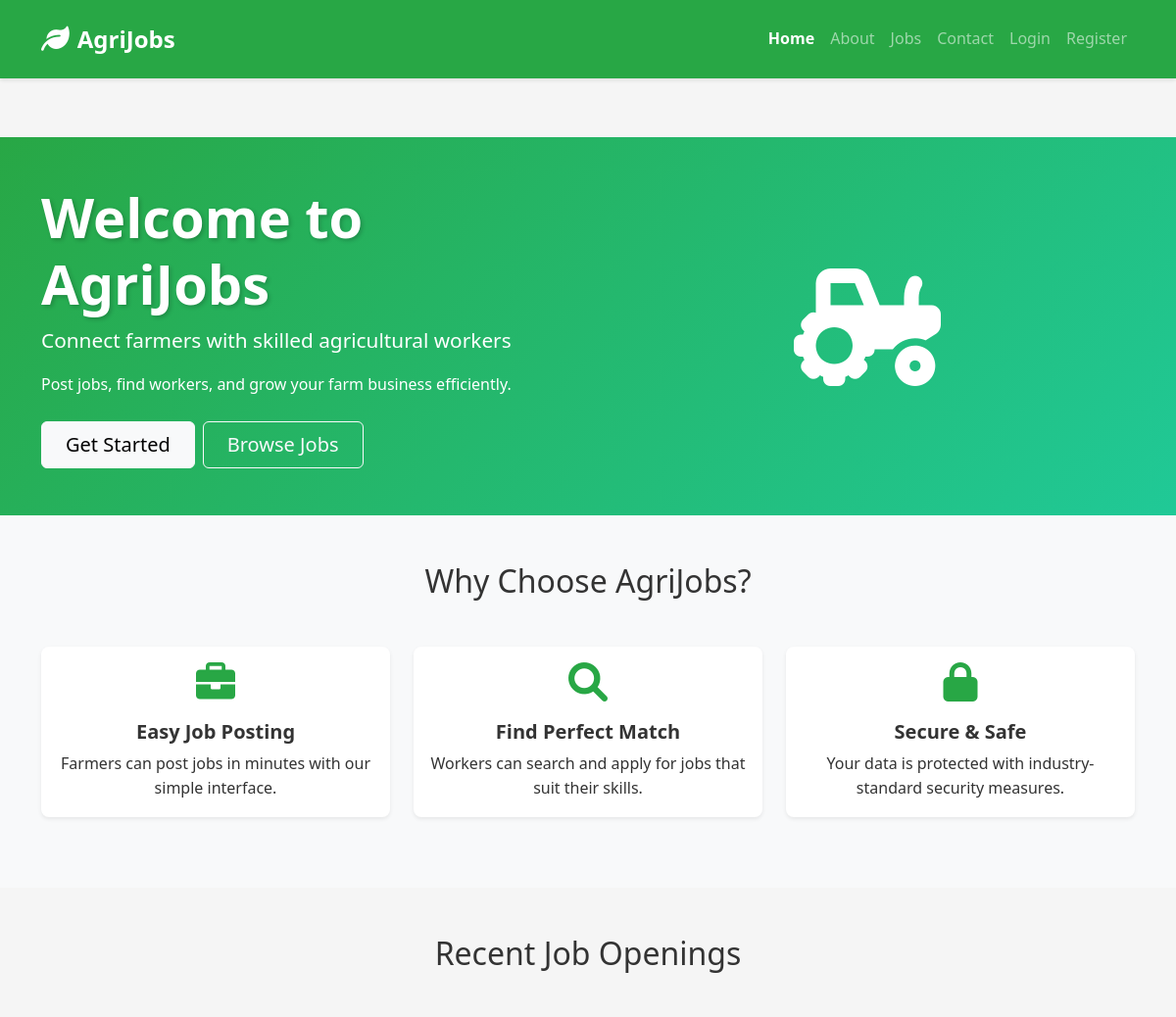
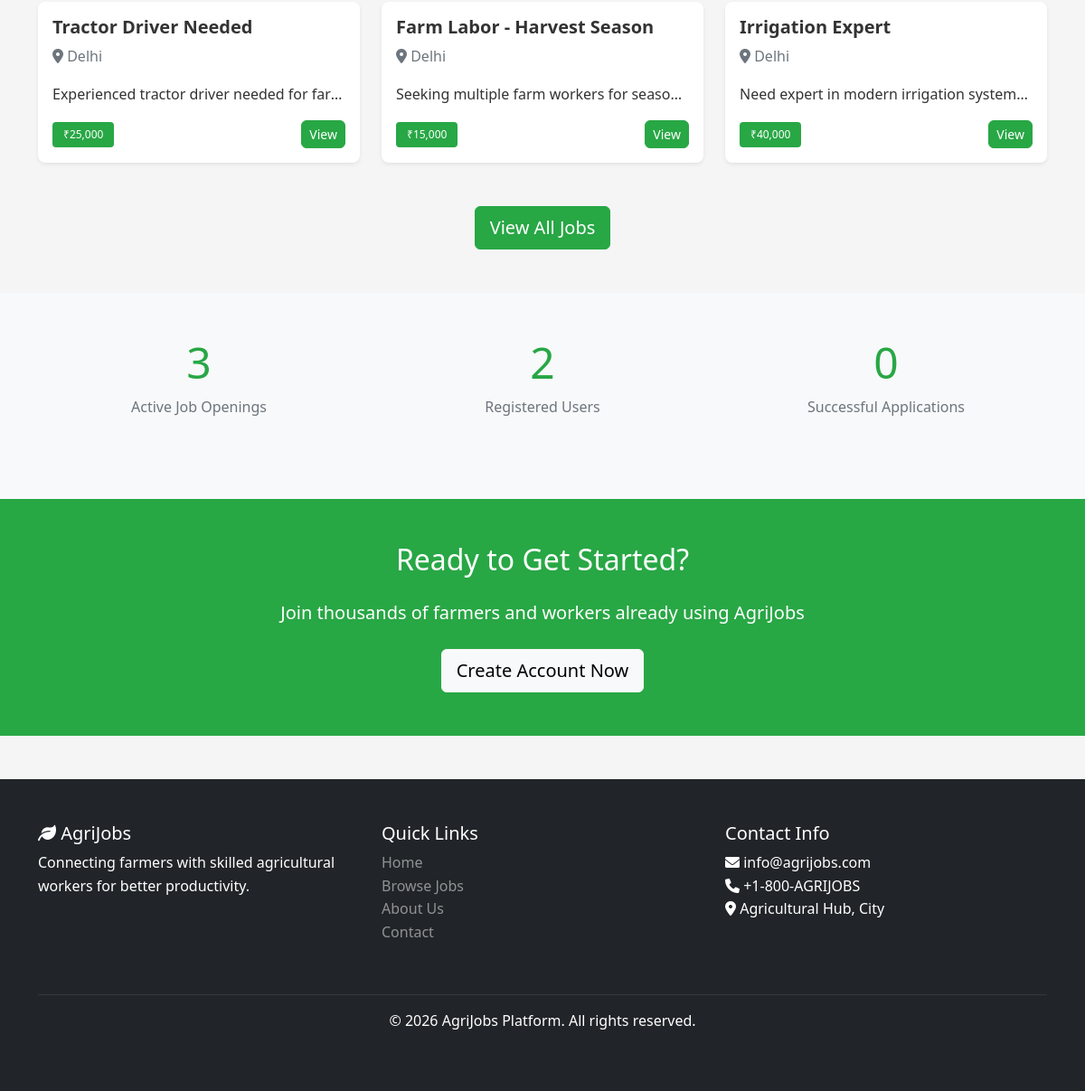
The page / on the database its author committed (2 pictures, top to bottom).
### tables this page shows
CREATE TABLE IF NOT EXISTS jobs (
    id INT PRIMARY KEY AUTO_INCREMENT,
    farmer_id INT NOT NULL,
    job_title VARCHAR(100) NOT NULL,
    category VARCHAR(50) NOT NULL,
    description TEXT NOT NULL,
    location VARCHAR(100) NOT NULL,
    city VARCHAR(50),
    state VARCHAR(50),
    salary_min DECIMAL(10, 2),
    salary_max DECIMAL(10, 2),
    job_type ENUM('full-time', 'part-time', 'seasonal', 'contract') DEFAULT 'full-time',
    experience_required VARCHAR(50),
    contact_name VARCHAR(100),
    contact_phone VARCHAR(20),
    contact_email VARCHAR(100),
    image VARCHAR(255),
    posted_at TIMESTAMP DEFAULT CURRENT_TIMESTAMP,
    deadline DATE,
    is_active BOOLEAN DEFAULT TRUE,
    FOREIGN KEY (farmer_id) REFERENCES users(id) ON DELETE CASCADE
);

### index.php (the view, shortened to what this page needs)
<?php
include 'includes/db_connection.php';
?>
<?php include 'includes/header.php'; ?>
    <section class="hero-banner bg-success text-white py-5">
        <div class="container">
            <div class="row align-items-center">
                <div class="col-md-6">
                    <h1 class="display-4 fw-bold">Welcome to AgriJobs</h1>
                    <p class="lead">Connect farmers with skilled agricultural workers</p>
                    <p class="mb-4">Post jobs, find workers, and grow your farm business efficiently.</p>
                    <div class="d-grid gap-2 d-sm-flex">
                        <?php if (!isset($_SESSION['user_id'])): ?>
                            <a href="register.php" class="btn btn-light btn-lg px-4 gap-3">Get Started</a>
                            <a href="jobs.php" class="btn btn-outline-light btn-lg px-4">Browse Jobs</a>
                        <?php else: ?>
                            <a href="jobs.php" class="btn btn-light btn-lg px-4 gap-3">Browse Jobs</a>
                            <a href="dashboard.php" class="btn btn-outline-light btn-lg px-4">Dashboard</a>
                        <?php endif; ?>
                    </div>
                </div>
                <div class="col-md-6">
                    <div style="text-align: center; font-size: 120px;">
                        <i class="fas fa-tractor"></i>
                    </div>
                </div>
            </div>
        </div>
    </section>
    <section class="py-5 bg-light">
        <div class="container">
            <h2 class="text-center mb-5">Why Choose AgriJobs?</h2>
            <div class="row">
                <div class="col-md-4 mb-4">
                    <div class="card border-0 shadow-sm text-center">
                        <div class="card-body">
                            <i class="fas fa-briefcase text-success" style="font-size: 40px;"></i>
                            <h5 class="card-title mt-3">Easy Job Posting</h5>
                            <p class="card-text">Farmers can post jobs in minutes with our simple interface.</p>
                        </div>
                    </div>
                </div>
                <div class="col-md-4 mb-4">
                    <div class="card border-0 shadow-sm text-center">
                        <div class="card-body">
                            <i class="fas fa-search text-success" style="font-size: 40px;"></i>
                            <h5 class="card-title mt-3">Find Perfect Match</h5>
                            <p class="card-text">Workers can search and apply for jobs that suit their skills.</p>
                        </div>
                    </div>
                </div>
                <div class="col-md-4 mb-4">
                    <div class="card border-0 shadow-sm text-center">
                        <div class="card-body">
                            <i class="fas fa-lock text-success" style="font-size: 40px;"></i>
                            <h5 class="card-title mt-3">Secure & Safe</h5>
                            <p class="card-text">Your data is protected with industry-standard security measures.</p>
                        </div>
                    </div>
                </div>
            </div>
        </div>
    </section>
    <section class="py-5">
        <div class="container">
            <h2 class="text-center mb-5">Recent Job Openings</h2>
            <div class="row">
                <?php
                $query = "SELECT j.*, u.full_name, u.phone FROM jobs j
                         JOIN users u ON j.farmer_id = u.id
                         WHERE j.is_active = TRUE ORDER BY j.posted_at DESC LIMIT 3";
                $result = $conn->query($query);
                if ($result && $result->num_rows > 0) {
                    while ($job = $result->fetch_assoc()) {
                ?>
                <div class="col-md-4 mb-4">
                    <div class="card shadow-sm h-100 border-0">
                        <div class="card-body">
                            <h5 class="card-title"><?php echo htmlspecialchars($job['job_title']); ?></h5>
                            <p class="text-muted">
                                <i class="fas fa-map-marker-alt"></i>
                                <?php echo htmlspecialchars($job['location']); ?>
                            </p>
                            <p class="card-text text-truncate"><?php echo htmlspecialchars(substr($job['description'], 0, 100)) . '...'; ?></p>
                            <div class="d-flex justify-content-between align-items-center">
                                <span class="badge bg-success">
                                    ₹<?php echo number_format($job['salary_min']); ?>
                                </span>
                                <a href="job_detail.php?id=<?php echo $job['id']; ?>" class="btn btn-sm btn-success">View</a>
                            </div>
                        </div>
                    </div>
                </div>
                <?php
                    }
                } else {
                    echo '<div class="col-12"><p class="text-center text-muted">No jobs available yet.</p></div>';
                }
                ?>
            </div>
            <div class="text-center mt-4">
                <a href="jobs.php" class="btn btn-lg btn-success">View All Jobs</a>
            </div>
        </div>
    </section>
    <section class="py-5 bg-light">
        <div class="container">
            <div class="row text-center">
                <div class="col-md-4 mb-4">
                    <h3 class="text-success display-5">
                        <?php
                        $jobs_count = $conn->query("SELECT COUNT(*) as count FROM jobs WHERE is_active = TRUE")->fetch_assoc()['count'];
                        echo $jobs_count;
                        ?>
                    </h3>
                    <p class="text-muted">Active Job Openings</p>
                </div>
                <div class="col-md-4 mb-4">
                    <h3 class="text-success display-5">
                        <?php
                        $users_count = $conn->query("SELECT COUNT(*) as count FROM users WHERE role != 'admin'")->fetch_assoc()['count'];
                        echo $users_count;
                        ?>
                    </h3>
                    <p class="text-muted">Registered Users</p>
                </div>
                <div class="col-md-4 mb-4">
                    <h3 class="text-success display-5">
                        <?php
                        $apps_count = $conn->query("SELECT COUNT(*) as count FROM applications")->fetch_assoc()['count'];
                        echo $apps_count;
                        ?>
                    </h3>
                    <p class="text-muted">Successful Applications</p>
                </div>
            </div>
        </div>
    </section>
    <section class="py-5 bg-success text-white">
        <div class="container text-center">
            <h2 class="mb-4">Ready to Get Started?</h2>
            <p class="lead mb-4">Join thousands of farmers and workers already using AgriJobs</p>
            <a href="register.php" class="btn btn-light btn-lg">Create Account Now</a>
        </div>
    </section>
<?php include 'includes/footer.php'; ?>

### includes/header.php (shortened to what this page needs)
<?php
$current_page = basename($_SERVER['PHP_SELF']);
?>
<!DOCTYPE html>
<html lang="en">
<head>
    <link href="https://cdn.jsdelivr.net/npm/bootstrap@5.1.3/dist/css/bootstrap.min.css" rel="stylesheet">
    <link rel="stylesheet" href="https://cdnjs.cloudflare.com/ajax/libs/font-awesome/6.0.0/css/all.min.css">
    <link rel="stylesheet" href="<?php echo (strpos($current_page, 'admin') !== false) ? '../css/style.css' : 'css/style.css'; ?>">
</head>
<body>
    <nav class="navbar navbar-expand-lg navbar-dark bg-success sticky-top">
        <div class="container">
            <a class="navbar-brand" href="index.php">
                <i class="fas fa-leaf"></i> AgriJobs
            </a>
            <div class="collapse navbar-collapse" id="navbarNav">
                <ul class="navbar-nav ms-auto">
                    <li class="nav-item">
                        <a class="nav-link <?php echo ($current_page == 'index.php') ? 'active' : ''; ?>" href="index.php">Home</a>
                    </li>
                    <li class="nav-item">
                        <a class="nav-link <?php echo ($current_page == 'about.php') ? 'active' : ''; ?>" href="about.php">About</a>
                    </li>
                    <li class="nav-item">
                        <a class="nav-link <?php echo ($current_page == 'jobs.php') ? 'active' : ''; ?>" href="jobs.php">Jobs</a>
                    </li>
                    <li class="nav-item">
                        <a class="nav-link <?php echo ($current_page == 'contact.php') ? 'active' : ''; ?>" href="contact.php">Contact</a>
                    </li>
                    <?php if (isset($_SESSION['user_id'])): ?>
                        <li class="nav-item dropdown">
                            <a class="nav-link dropdown-toggle" href="#" id="userDropdown" role="button" data-bs-toggle="dropdown">
                                <i class="fas fa-user"></i> <?php echo htmlspecialchars($_SESSION['full_name']); ?>
                            </a>
                            <ul class="dropdown-menu dropdown-menu-end" aria-labelledby="userDropdown">
                                <li><a class="dropdown-item" href="dashboard.php">Dashboard</a></li>
                                <?php if ($_SESSION['role'] == 'farmer'): ?>
                                    <li><a class="dropdown-item" href="post_job.php">Post Job</a></li>
                                <?php endif; ?>
                                <li><hr class="dropdown-divider"></li>
                                <li><a class="dropdown-item" href="logout.php">Logout</a></li>
                            </ul>
                        </li>
                    <?php else: ?>
                        <li class="nav-item">
                            <a class="nav-link" href="login.php">Login</a>
                        </li>
                        <li class="nav-item">
                            <a class="nav-link" href="register.php">Register</a>
                        </li>
                    <?php endif; ?>
                </ul>
            </div>
        </div>
    </nav>
</body>
</html>

### includes/footer.php (shortened to what this page needs)
    <footer class="bg-dark text-white mt-5 py-5">
        <div class="container">
            <div class="row">
                <div class="col-md-4 mb-4">
                    <h5><i class="fas fa-leaf"></i> AgriJobs</h5>
                    <p>Connecting farmers with skilled agricultural workers for better productivity.</p>
                </div>
                <div class="col-md-4 mb-4">
                    <h5>Quick Links</h5>
                    <ul class="list-unstyled">
                        <li><a href="index.php" class="text-decoration-none text-white-50">Home</a></li>
                        <li><a href="jobs.php" class="text-decoration-none text-white-50">Browse Jobs</a></li>
                        <li><a href="about.php" class="text-decoration-none text-white-50">About Us</a></li>
                        <li><a href="contact.php" class="text-decoration-none text-white-50">Contact</a></li>
                    </ul>
                </div>
                <div class="col-md-4 mb-4">
                    <h5>Contact Info</h5>
                    <p>
                        <i class="fas fa-envelope"></i> info@agrijobs.com<br>
                        <i class="fas fa-phone"></i> +1-800-AGRIJOBS<br>
                        <i class="fas fa-map-marker-alt"></i> Agricultural Hub, City
                    </p>
                </div>
            </div>
            <hr class="bg-secondary">
            <div class="text-center">
                <p>&copy; 2026 AgriJobs Platform. All rights reserved.</p>
            </div>
        </div>
    </footer>
</body>
</html>

### css/style.css (style rules this page uses)
:root { --primary-color: #28a745; --secondary-color: #6c757d; --dark-color: #343a40; --light-color: #f8f9fa; }
* { margin: 0; padding: 0; box-sizing: border-box; }
body { font-family: 'Segoe UI', Tahoma, Geneva, Verdana, sans-serif; line-height: 1.6; color: #333; background-color: #f5f5f5; }
.navbar { box-shadow: 0 2px 4px rgba(0,0,0,0.1); padding: 1rem 0; }
.navbar-brand { font-size: 1.5rem; font-weight: bold; display: flex; align-items: center; gap: 0.5rem; }
.navbar-brand i { font-size: 1.8rem; }
.hero-banner { background: linear-gradient(135deg, #28a745 0%, #20c997 100%); padding: 4rem 0; margin-top: 60px; }
.hero-banner h1 { font-weight: 900; text-shadow: 2px 2px 4px rgba(0,0,0,0.2); }
.hero-banner .lead { font-size: 1.3rem; margin-bottom: 1rem; }
.card { transition: all 0.3s ease; border-radius: 8px; }
.card-title { color: #333; font-weight: 600; }
.badge { padding: 0.5rem 0.75rem; font-weight: 500; }
.btn { border-radius: 6px; font-weight: 500; transition: all 0.3s ease; text-decoration: none; }
.btn-success { background-color: #28a745; border-color: #28a745; }
footer { background-color: #343a40; color: white; margin-top: 5rem; }
footer a { color: #adb5bd; text-decoration: none; }
footer hr { border-top-color: #495057; }
.card { animation: fadeIn 0.3s ease; }
.text-success { color: #28a745 !important; }
.bg-success { background-color: #28a745 !important; }
.shadow-sm { box-shadow: 0 0.125rem 0.25rem rgba(0, 0, 0, 0.075) !important; }
.sticky-top { z-index: 1020; }
.navbar-dark .navbar-nav .nav-link.active { color: white; font-weight: 600; }
a { color: #28a745; text-decoration: none; transition: color 0.3s ease; }

### rows shown on the page
jobs: job_title "Tractor Driver Needed", location "Delhi", description "Experienced tractor driver needed for far…", salary_min "25,000"
jobs: job_title "Farm Labor - Harvest Season", location "Delhi", description "Seeking multiple farm workers for seaso…", salary_min "15,000"
jobs: job_title "Irrigation Expert", location "Delhi", description "Need expert in modern irrigation system…", salary_min "40,000"

### other values the page prints
$jobs_count "3"
$users_count "2"
$apps_count "0"
